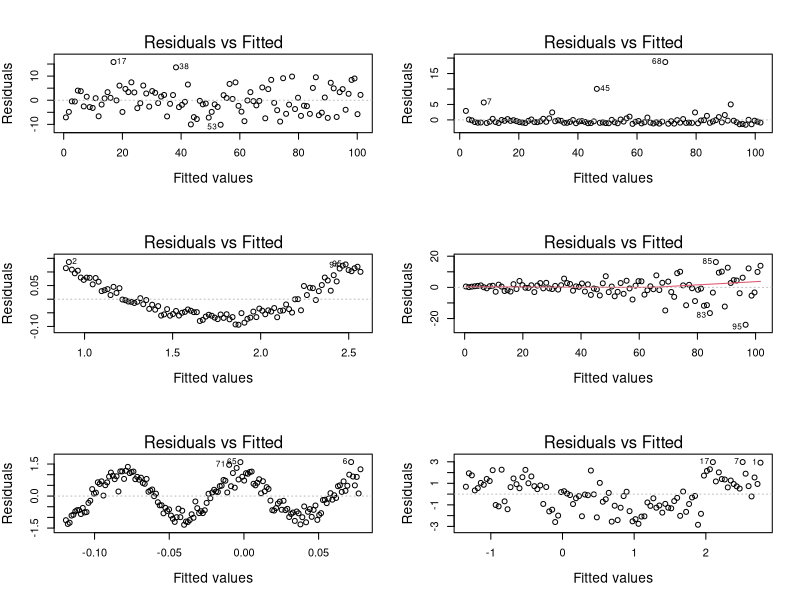
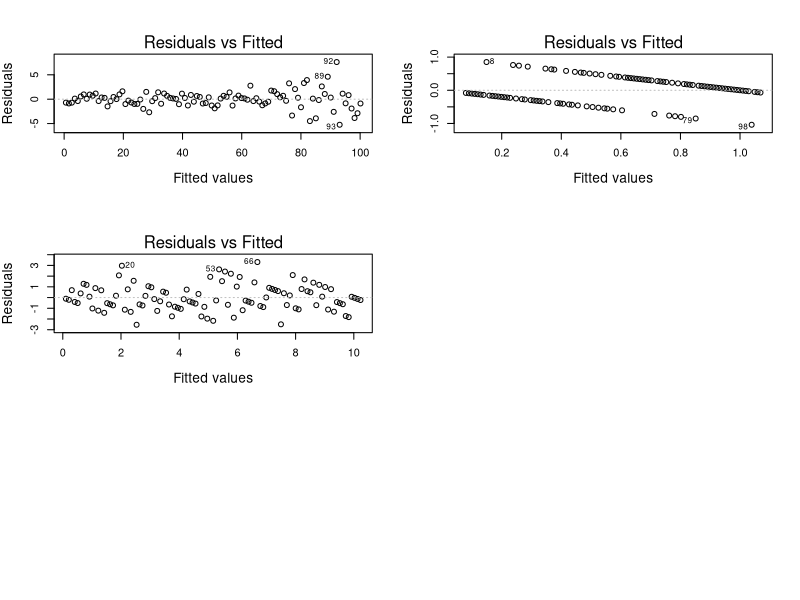

Here is the R script that generated these plots, in order:
## ---- chunk 1
pdf(file = 'resid_mess_up.pdf', height = 11,
    width = 8.5)
par(mfrow = c(3,2),
    cex.lab = 1.25)

x <- 1:100
y <- x + rnorm(100, sd = 5)
mod_cloud <- lm(y ~ x)
plot(mod_cloud, 1, add.smooth = FALSE)


x <- 1:100
y <- x + exp(rnorm(100, sd = 1))
mod_skew <- lm(y~x)
plot(mod_skew, 1, add.smooth = FALSE)

x <- 1:100
y <- (x + rnorm(100, sd = 1))/100
y <- exp(y)
mod_homo <- lm(y~x)
plot(mod_homo, 1, add.smooth = FALSE)


x <- 1:100
y <- (x + rnorm(100, sd = x/10))
mod_homo <- lm(y~x)
plot(mod_homo, 1)


x <- seq(0, 5*pi, .1)
y <- cos(x) + rnorm(158,sd = .25)
mod_wave <- lm(y ~ x)
plot(mod_wave, 1, add.smooth = FALSE)


x <- 1:100
z <- c(rep(4,20), rep(0, 80))
y <-  z + rnorm(100)
mod_hidden <- lm(y ~ x)
plot(mod_hidden, 1, add.smooth = FALSE)



x <- 1:100
y <- x + c(rnorm(75, sd = 1),
           rnorm(25, sd = 3))
mod_loud <- lm(y ~ x)
plot(mod_loud, 1, add.smooth = FALSE)



x <- seq(0, 1, .01)
y <- rbinom(101, 1, prob = x)
mod_bern <- lm(y ~ x)
plot(mod_bern, 1, add.smooth = FALSE)


x <- seq(0, 1, .01)
y <- rbinom(101, 10, prob = x)
mod_binom <- lm(y ~ x)
plot(mod_binom, 1, add.smooth = FALSE)

dev.off()
